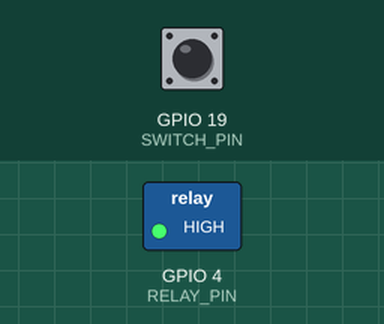
Recording of a sketch running on a simulated ESP32. On the bench: switched loads named in the sketch (green lamp = pin HIGH). Inputs (shaded band) come from the test bench; at power-on: GPIO 19 (SWITCH_PIN) HIGH. Random numbers use the default seed unless the sketch sets one; what the sketch prints to the serial monitor is not drawn.

Above: at 1.6 s.
1.7 s: GPIO 19 (SWITCH_PIN) pulled LOW for 0.15 s
At 1.78 s:
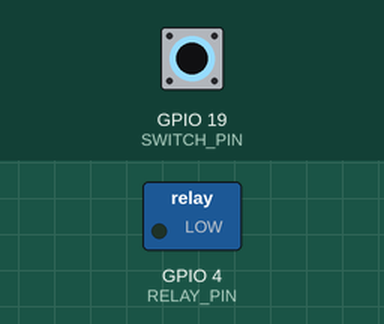
3.3 s: GPIO 19 (SWITCH_PIN) pulled LOW for 3.2 s
At 6.9 s:
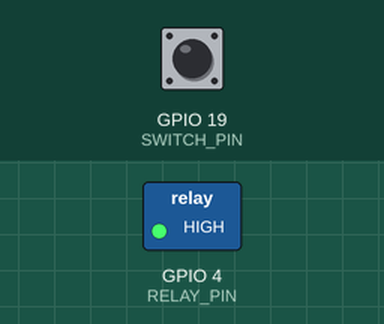
Timing chart, 0 to 8.4 s (numbered marks = the images above; inputs shaded):
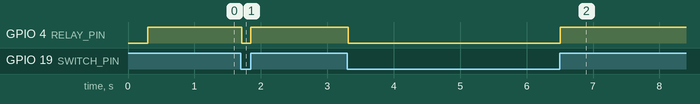

Measured:
- after the input at 1.7 s, GPIO 4 (RELAY_PIN): HIGH → LOW at once, → HIGH 0.14 s later
- after the input at 3.3 s, GPIO 4 (RELAY_PIN): HIGH → LOW at once, → HIGH 3.2 s later

The sketch:

dummy.ino
```cpp
/*
 * ============================================================
 *  DUMMY Slave – Socket A (PZEM removed / damaged)
 *
 *  Same behaviour as a normal slave, except power is simulated:
 *    - Switch ON  + relay ON  → random 14.0 … 16.0 W
 *    - Switch OFF or relay OFF → 0 W
 *
 *  Hardware used:
 *    - Inverted 5V relay on GPIO4  (HIGH = OFF, LOW = ON)
 *    - Local switch on GPIO19 (INPUT_PULLUP)
 *        LOW  = switch ON
 *        HIGH = switch OFF
 *
 *  Flash this sketch ONLY to the Socket A board
 *  (MAC B4:BF:E9:E1:47:1C). Identity is still auto-detected.
 * ============================================================
 */

#include <WiFi.h>
#include <esp_now.h>

// ============================================================
// Shared packet definitions (must match master)
// ============================================================
enum PacketType : uint8_t {
  PKT_POWER_REPORT = 1,
  PKT_COMMAND      = 2,
  PKT_ACK          = 3
};

enum CommandType : uint8_t {
  CMD_RELAY_OFF = 0,
  CMD_RELAY_ON  = 1,
  CMD_SET_PRIORITY = 2
};

struct PowerReport {
  uint8_t  type;
  uint8_t  slaveId;
  float    power;
  bool     relayOn;
  bool     switchOn;
  uint8_t  priority;
  uint32_t uptimeSec;
} __attribute__((packed));

struct CommandPacket {
  uint8_t type;
  uint8_t slaveId;
  uint8_t cmd;
  uint8_t value;
} __attribute__((packed));

// ------------------------------------------------------------
// Pins
// ------------------------------------------------------------
#define RELAY_PIN   4
#define SWITCH_PIN  19

// ------------------------------------------------------------
// MACs
// ------------------------------------------------------------
uint8_t masterMac[6] = {0xB4, 0xBF, 0xE9, 0x6A, 0x11, 0x5C};

const uint8_t knownSlaveMac[3][6] = {
  {0xB4, 0xBF, 0xE9, 0xE1, 0x47, 0x1C}, // A
  {0xB0, 0x3F, 0xD3, 0x51, 0xCA, 0xF8}, // B
  {0x20, 0x50, 0x0D, 0x4E, 0xD5, 0x54}  // C
};

// ------------------------------------------------------------
// State
// ------------------------------------------------------------
int8_t  mySlaveId     = -1;
bool    switchOn      = false;
bool    masterWantsOn = true;
bool    relayOn       = false;
float   lastPower     = 0.0f;

uint32_t lastReportMs = 0;
uint32_t lastSimMs    = 0;

const uint32_t REPORT_INTERVAL_MS = 2000;
const uint32_t SIM_INTERVAL_MS    = 1500;  // how often to pick a new random wattage

// ------------------------------------------------------------
// Helpers
// ------------------------------------------------------------
bool macEqual(const uint8_t *a, const uint8_t *b) {
  for (int i = 0; i < 6; i++) if (a[i] != b[i]) return false;
  return true;
}

int8_t identifySlave() {
  uint8_t mac[6];
  WiFi.macAddress(mac);
  for (int i = 0; i < 3; i++) {
    if (macEqual(mac, knownSlaveMac[i])) return i;
  }
  return -1;
}

// Simulated power: 14.0 – 16.0 W when load is active, else 0
float simulatePower() {
  if (!switchOn || !relayOn) return 0.0f;

  // Random float in [14.0, 16.0]
  float r = 14.0f + (float)(random(0, 201)) / 100.0f;  // 14.00 … 16.00
  return r;
}

void applyRelayLogic() {
  bool desired = switchOn && masterWantsOn;
  if (desired != relayOn) {
    relayOn = desired;
    digitalWrite(RELAY_PIN, relayOn ? LOW : HIGH);  // inverted
    Serial.printf("Relay → %s (switch=%s masterWants=%s)\n",
                  relayOn ? "ON" : "OFF",
                  switchOn ? "ON" : "OFF",
                  masterWantsOn ? "ON" : "OFF");
  }
}

void sendPowerReport();
void onDataRecv(const esp_now_recv_info_t *info, const uint8_t *data, int len);

// ============================================================
// Setup
// ============================================================
void setup() {
  Serial.begin(115200);
  delay(300);

  // Seed random from an analog pin (or millis if floating)
  randomSeed(analogRead(0) ^ millis());

  pinMode(RELAY_PIN, OUTPUT);
  digitalWrite(RELAY_PIN, HIGH);   // start OFF
  relayOn = false;
  masterWantsOn = true;

  pinMode(SWITCH_PIN, INPUT_PULLUP);

  WiFi.mode(WIFI_STA);
  WiFi.disconnect();
  delay(100);

  mySlaveId = identifySlave();

  Serial.println("\n=== DUMMY Slave (no PZEM) starting ===");
  Serial.print("MAC: ");
  Serial.println(WiFi.macAddress());

  if (mySlaveId < 0) {
    Serial.println("ERROR: MAC not in known slave list!");
  } else {
    Serial.printf("Identified as Slave %c (ID %d)  [DUMMY power 14-16 W]\n",
                  'A' + mySlaveId, mySlaveId);
  }

  if (esp_now_init() != ESP_OK) {
    Serial.println("ESP-NOW init failed");
    while (true) delay(1000);
  }

  esp_now_register_recv_cb(onDataRecv);

  esp_now_peer_info_t peer = {};
  memcpy(peer.peer_addr, masterMac, 6);
  peer.channel = 0;
  peer.encrypt = false;
  if (esp_now_add_peer(&peer) != ESP_OK) {
    Serial.println("Failed to add master peer");
  } else {
    Serial.println("Master peer added");
  }

  switchOn = (digitalRead(SWITCH_PIN) == LOW);
  applyRelayLogic();
  lastPower = simulatePower();
}

// ============================================================
// Main loop
// ============================================================
void loop() {
  uint32_t now = millis();

  // Physical switch
  bool sw = (digitalRead(SWITCH_PIN) == LOW);
  if (sw != switchOn) {
    switchOn = sw;
    Serial.printf("Switch → %s\n", switchOn ? "ON" : "OFF");
    applyRelayLogic();
    lastPower = simulatePower();   // update immediately
  }

  // Refresh simulated wattage periodically (small variation)
  if (now - lastSimMs >= SIM_INTERVAL_MS) {
    lastSimMs = now;
    lastPower = simulatePower();
  }

  // Report every 2 s
  if (mySlaveId >= 0 && (now - lastReportMs >= REPORT_INTERVAL_MS)) {
    lastReportMs = now;
    sendPowerReport();
  }

  delay(20);
}

// ============================================================
// ESP-NOW
// ============================================================
void sendPowerReport() {
  PowerReport rpt;
  rpt.type      = PKT_POWER_REPORT;
  rpt.slaveId   = (uint8_t)mySlaveId;
  rpt.power     = lastPower;
  rpt.relayOn   = relayOn;
  rpt.switchOn  = switchOn;
  rpt.priority  = 0;
  rpt.uptimeSec = millis() / 1000;

  esp_err_t result = esp_now_send(masterMac, (uint8_t*)&rpt, sizeof(rpt));
  if (result != ESP_OK) {
    Serial.printf("Report send failed: %d\n", result);
  } else {
    Serial.printf("Report: %.1f W  relay=%s switch=%s\n",
                  lastPower,
                  relayOn ? "ON" : "OFF",
                  switchOn ? "ON" : "OFF");
  }
}

void onDataRecv(const esp_now_recv_info_t *info, const uint8_t *data, int len) {
  if (len < 1 || mySlaveId < 0) return;

  uint8_t type = data[0];

  if (type == PKT_COMMAND && len >= (int)sizeof(CommandPacket)) {
    CommandPacket *cmd = (CommandPacket*)data;
    if (cmd->slaveId != mySlaveId) return;

    switch (cmd->cmd) {
      case CMD_RELAY_OFF:
        masterWantsOn = false;
        Serial.println("CMD: Master wants OFF");
        applyRelayLogic();
        lastPower = simulatePower();
        break;
      case CMD_RELAY_ON:
        masterWantsOn = true;
        Serial.println("CMD: Master wants ON");
        applyRelayLogic();
        lastPower = simulatePower();
        break;
      default:
        break;
    }
  }
}
```
